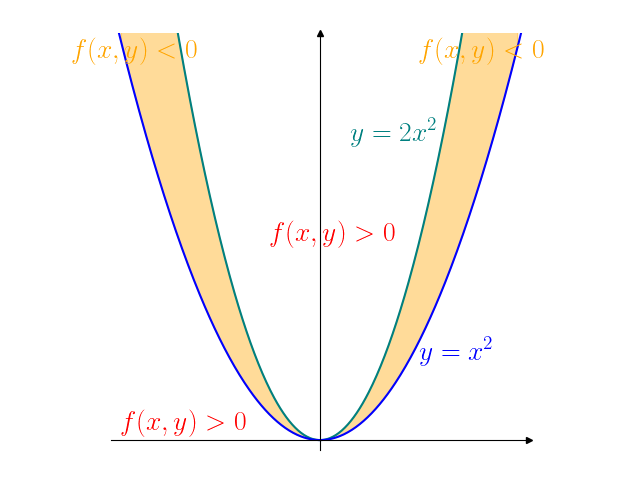

This figure's Python source:
from matplotlib import pyplot
import matplotlib.pyplot as plt
import numpy as np 
import time

def Dtime(start):
    print("--- %s seconds ---" % (time.time() - start))

def plt_parameters():
    plt.rcParams['text.usetex'] = True #using latex
    params = {'font.size': 20, 'text.latex.preamble' : r"""
    \usepackage{amsmath} 
    \usepackage{amssymb}
    \usepackage{mathtools}
              
    \everymath{\displaystyle}
    """}
    #font size
    pyplot.rcParams.update(params)

def axis_limits(ax1, xmin, xmax, ymin, ymax):
    # Set identical scales for both axes
    ax1.set(xlim=(xmin, xmax), ylim=(ymin, ymax))

def set_position(ax1):
    # Set bottom and left spines as x and y axes of coordinate system
    ax1.spines['bottom'].set_position('zero')
    ax1.spines['left'].set_position('zero')

def remove_axes(ax1, *args):
    # Remove top and right spines
    if "n" in args or "N" in args: 
        ax1.spines['top'].set_visible(False)
    if "e" in args or "E" in args: 
        ax1.spines['right'].set_visible(False)
    if "s" in args or "S" in args: 
        ax1.spines['bottom'].set_visible(False)
    if "w" in args or "W" in args: 
        ax1.spines['left'].set_visible(False)

def x_y_axis_labels(ax1, args):
    # Create 'x' and 'y' labels placed at the end of the axes
    if "n" in args or "N" in args: 
        ax1.set_ylabel('$y$', labelpad=-21, y=1.02, rotation=0)
    if "e" in args or "E" in args: 
        ax1.set_xlabel('$x$', labelpad=-24, x=1.03)
    if "s" in args or "S" in args: 
        pass
    if "w" in args or "W" in args: 
        pass
    
def axis_arrows(ax1, c, args):
    # Draw arrows
    arrow_fmt = dict(markersize=4, color=c, clip_on=False)
    if "n" in args or "N" in args: 
        ax1.plot((0), (1), marker='^', transform=ax1.get_xaxis_transform(), **arrow_fmt)
    if "e" in args or "E" in args: 
        ax1.plot((1), (0), marker='>', transform=ax1.get_yaxis_transform(), **arrow_fmt)
    if "s" in args or "S" in args: 
        pass
    if "w" in args or "W" in args: 
        pass

def axis_label(ax1, xtic, xlab, ytic, ylab):
    ax1.set_xticks(xtic)
    ax1.set_xticklabels(xlab)
    ax1.set_yticks(ytic)
    ax1.set_yticklabels(ylab)

def x_label_color(ax1, color):
    ax1.tick_params(axis='x', colors=color)

def y_label_color(ax1, color):
    ax1.tick_params(axis='y', colors=color)

def fun(x):
    return 2 * x**2

def fun2(x):
    return x**2

def plot_curves(ax1): 
    x = np.arange(-2.1, 2.1, .01)
    ax1.plot(x, fun(x), color="teal")
    ax1.plot(x, fun2(x), color="b")

def plot_segments(ax1):
    ax1.plot([0, 1/2], [1, 1], color="r", linewidth=2)
    ax1.plot([1/2, 1/2 + 1/6], [1, 0], color="r", linewidth=2)
    ax1.plot([1/2 + 1/6, 1], [0, 0], color="r", linewidth=2)
    ax1.plot([1/2, 1/2], [0, 1], color="teal", linestyle="--")
    pass

def plot_points(ax1):
    plt.scatter([3], [fun(3)], color="r", marker="o")
    pass

def fill(ax1):
    x = np.arange(-2, 2, .01)
    ax1.fill_between(x=x, y1=fun(x), y2=fun2(x),
                    color="orange", alpha=.4)

def text(ax1, coor, text, c):
    #Add text
    ax1.text(coor[0], coor[1], text, color=c)


def save_file():
    file_name = str(__file__)[0:-1] + "ng"
    plt.savefig(file_name)


if __name__ == "__main__":
    # k = 3
    k = 3
    START = time.time()
    plt_parameters()
    FIG, AX = plt.subplots()
    AX.set(aspect=1)
    axis_limits(AX, -2.1, 2.1, -.1, 4.1)
    set_position(AX)
    remove_axes(AX, "n", "e")
    axis_arrows(AX, "k", ["n", "e"])
    axis_label(AX, xtic=[], xlab=[], ytic=[], ylab=[])
    plot_curves(AX)
    fill(AX)
    
    text(AX, coor=[.3, 3], text=r"$y=2x^2$", c="teal")
    text(AX, coor=[1, .8], text=r"$y=x^2$", c="b")
    text(AX, coor=[-.5, 2], text=r"$f(x,y)>0$", c="r")
    text(AX, coor=[-2, .1], text=r"$f(x,y)>0$", c="r")
    text(AX, coor=[-2.5, 3.85], text=r"$f(x,y)<0$", c="orange")
    text(AX, coor=[1, 3.85], text=r"$f(x,y)<0$", c="orange")

    
    plt.tight_layout()
    save_file()
    Dtime(START)
    plt.show()
